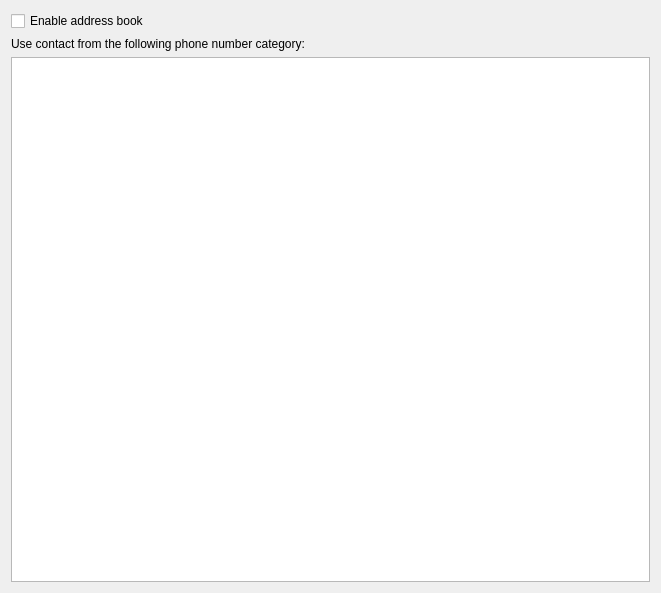
<?xml version="1.0" encoding="UTF-8"?>
<ui version="4.0">
 <class>DlgAddressBookBase</class>
 <widget class="QWidget" name="DlgAddressBookBase">
  <property name="geometry">
   <rect>
    <x>0</x>
    <y>0</y>
    <width>661</width>
    <height>593</height>
   </rect>
  </property>
  <property name="windowTitle">
   <string notr="true">Addressbook settings</string>
  </property>
  <layout class="QVBoxLayout" name="verticalLayout">
   <item>
    <widget class="QCheckBox" name="kcfg_enableAddressBook">
     <property name="text">
      <string>Enable address book</string>
     </property>
    </widget>
   </item>
   <item>
    <widget class="QLabel" name="m_pPhonetypeL">
     <property name="text">
      <string>Use contact from the following phone number category:</string>
     </property>
    </widget>
   </item>
   <item>
    <widget class="QListWidget" name="m_pPhoneTypeList">
     <property name="editTriggers">
      <set>QAbstractItemView::NoEditTriggers</set>
     </property>
     <property name="selectionMode">
      <enum>QAbstractItemView::SingleSelection</enum>
     </property>
     <property name="sortingEnabled">
      <bool>true</bool>
     </property>
    </widget>
   </item>
  </layout>
 </widget>
 <resources/>
 <connections/>
</ui>
